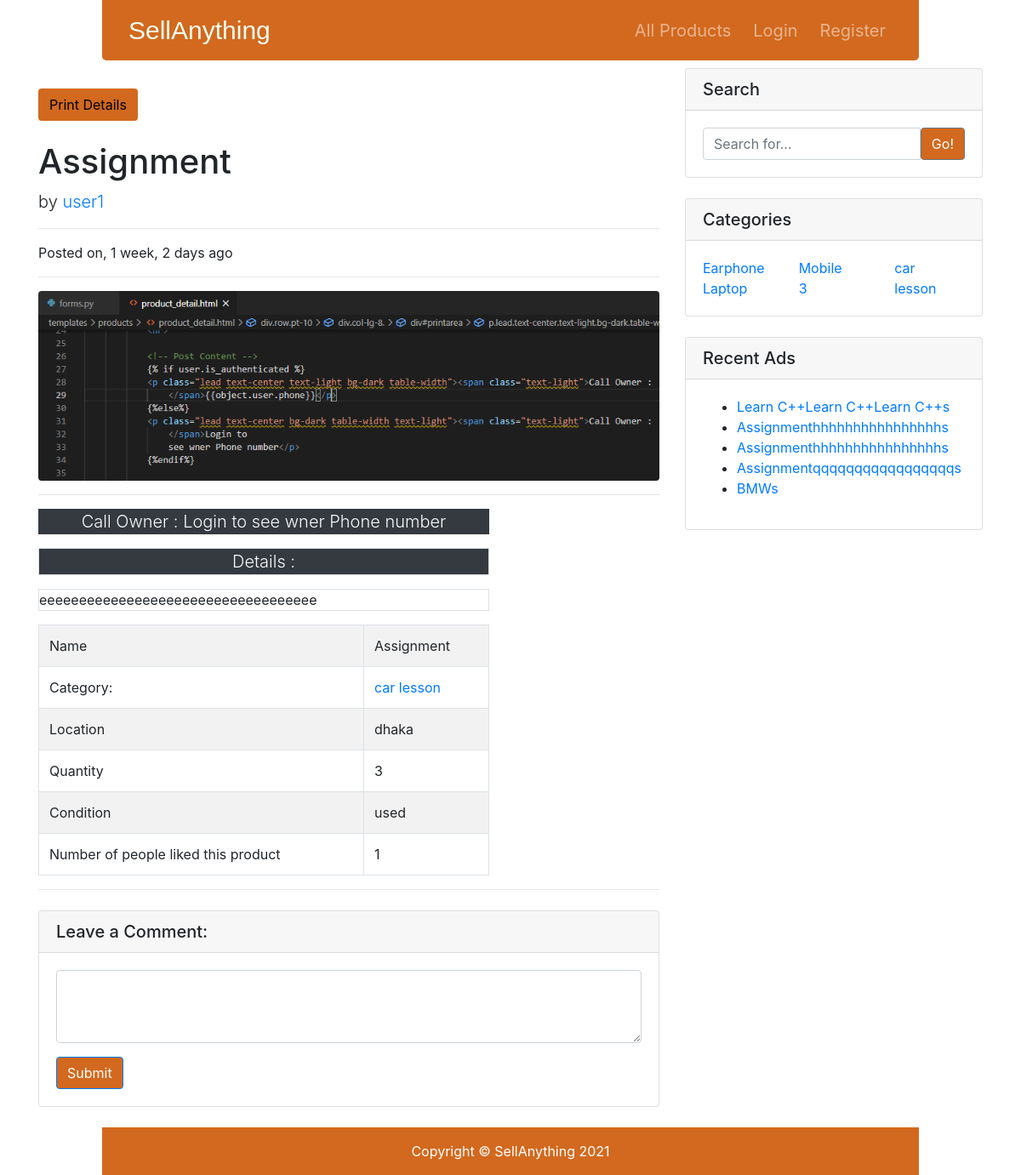
Page /assignment/ on the committed database.
### products/models.py (models this page shows, shortened)
class Product(models.Model):
    pCondition=[
        ('New','New'),
        ('Used','Used'),
    ]
    user = models.ForeignKey(User, on_delete=models.CASCADE)
    title = models.CharField(max_length=120)
    image = models.ImageField(upload_to='products/')
    categories = models.CharField(max_length=120)
    location = models.CharField(max_length=120)
    price = models.IntegerField()
    condition = models.CharField(max_length=10,choices=pCondition)
    quantity = models.PositiveIntegerField(default=1)
    details = models.TextField()
    slug = models.SlugField(unique=True, blank=True)
    likes = models.ManyToManyField(User, related_name='post_likes', blank=True)
    created_at = models.DateTimeField(auto_now_add=True)
    updated_at = models.DateTimeField(auto_now=True)
    is_published = models.BooleanField(default=False)
    def likes_count(self):
        return self.likes.count()
    def get_categories(self):
        cats = self.categories.split(',')
        return cats

### Core/models.py (models this page shows)
class User(AbstractBaseUser, PermissionsMixin):
    username = models.CharField(max_length=200, unique=True)
    email = models.EmailField(max_length=255, unique=True)
    first_name = models.CharField(max_length=100)
    last_name = models.CharField(max_length=100)
    phone = models.BigIntegerField(default=0, unique=True)
    is_active = models.BooleanField(default=True)
    is_staff = models.BooleanField(default=False)
    objects = UserManager()
    USERNAME_FIELD = 'username'

### products/views.py (the view, shortened to what this page needs)
# urls.py: path('<slug:slug>/', ProductDetailView.as_view(), name='detail'),
class ProductDetailView(DetailView):
    queryset = Product.objects.all()

### products/context_processor.py (called while the page is built)
def categories(request):
    cat_list = []
    all_cat = Product.objects.all()
    for cat in all_cat:
        name_list = cat.categories.split(',')
        for item in name_list:
            cat_list.append(item)
    cat_dict = {'categories': set(cat_list)}
    return cat_dict

def user_liked_products(request):
        products = Product.objects.filter(likes=request.user.id)
        return {'user_liked_products': products}

def recent_products(request):
    products = Product.objects.all().order_by('-created_at')[:5]
    return {'recent_products': products}

### templates/products/product_detail.html (shortened to what this page needs)
{% extends 'base.html' %}
{% load humanize %}
{% block content %}
<div class="row pt-10">
    <div class="col-lg-8 pt-5">
        <input class="btn  printbtn " type="button" value="Print Details" onclick="printDiv()">
        <div id="printarea">
            <h1 class="mt-4">{{ object.title }} </h1>
            <p class="lead">
                by
                <a href="/?seller={{ object.user }}">{{ object.user.username }}</a>
            </p>
            <hr>
            <p>Posted on, {{ object.created_at|naturaltime }}</p>
            <hr>
            <img class="img-fluid rounded" src="{{ object.image.url }}" alt="{{ object.title }}">
            <hr>
            {% if user.is_authenticated %}
            <p class="lead text-center text-light bg-dark table-width"><span class="text-light">Call Owner :
                </span>0{{object.user.phone}}</p>
            {%else%}
            <p class="lead text-center bg-dark table-width text-light"><span class="text-light">Call Owner :
                </span>Login to
                see wner Phone number</p>
            {%endif%}
            <p class="lead border text-light bg-dark text-center table-width">Details :</p>
            <p class="border table-width">{{ object.details }}</p>
            <table class="table table-striped table-bordered table-width">
                <tbody>
                    <tr>
                        <td>Name</td>
                        <td>{{ object.title }}</td>
                    </tr>
                    <tr>
                        <td>Category:</td>
                        <td>
                            {% for cat in object.get_categories %}
                            <a href="/?cat={{ cat }}">{{ cat }}</a>
                            {% endfor %}
                        </td>
                    </tr>
                    <tr>
                        <td>Location</td>
                        <td>{{ object.location }}</td>
                    </tr>
                    <tr>
                        <td>Quantity</td>
                        <td>{{ object.quantity }}</td>
                    </tr>
                    <tr>
                        <td>Condition</td>
                        <td>{{ object.condition }}</td>
                    </tr>
                    <tr>
                        <td>Number of people liked this product</td>
                        <td>{{ object.likes_count }}</td>
                    </tr>
                </tbody>
            </table>
        </div>
        <hr>
        <div class="card my-4">
            <h5 class="card-header">Leave a Comment:</h5>
            <div class="card-body">
                <form action="." method="POST">
                    <div class="form-group">
                        <textarea name="comment" class="form-control" rows="3" required></textarea>
                    </div>
                    <button type="submit" class="btn btn-primary">Submit</button>
                </form>
            </div>
        </div>
    </div>
    {% endblock content %}

### templates/partials/_widgets.html (shortened to what this page needs)
<div class="col-md-4">
    <div class="card my-4">
        <h5 class="card-header">Search</h5>
        <div class="card-body">
            <form action="{% url 'home' %}" method="get">
                <div class="input-group">
                    <input type="search" name='q' class="form-control" placeholder="Search for..." value="{{ request.GET.q }}" required>
                    <span class="input-group-btn">
                        <button class="btn btn-secondary" type="submit">Go!</button>
                    </span>
                </div>
            </form>
        </div>
    </div>
    <div class="card my-4">
        <h5 class="card-header">Categories</h5>
        <div class="card-body">
            <div class="row">
                {% for cat in categories %}
                <div class="col-md-4">
                <a href="{% url 'home' %}?q={{ request.GET.q }}&cat={{ cat }}">{{ cat }}</a>
                </div>
                {% endfor %}
            </div>
        </div>
    </div>
    <div class="card my-4">
        <h5 class="card-header">Recent Ads</h5>
        <div class="card-body">
            <ul>
                {% for post in recent_products %}
                <li><a href="/{{ post.slug }}">{{ post.title }}s</a></li>
                {% endfor %}
            </ul>
        </div>
    </div>
</div>
</div>

### static/products/css/style.css (style rules this page uses)
body { padding-top: 56px; }
.table-width { width: 530px !important; }
.printbtn { background-color: #ecf02c !important; color: black !important; }
.navbar,.btn,.footer { background-color: chocolate !important; }

### rows in the picture
Product: title "Assignment", user.username "user1", created_at "1 week, 2 days ago", image (picture), details "eeeeeeeeeeeeeeeeeeeeeeeeeeeeeeeeeee", location "dhaka", quantity "3", condition "used", likes_count "1"
Product: categories "Earphone", title "Assignmenthhhhhhhhhhhhhhhh"
Product: categories "Mobile"
Product: categories "Laptop"
Product: title "Learn C++Learn C++Learn C++"
Product: title "Assignmenthhhhhhhhhhhhhhhh"
Product: title "Assignmentqqqqqqqqqqqqqqqqq"
Product: title "BMW"

### other values in the picture
{{ cat }} "car" "lesson"
{{ cat }} "car" "3" "lesson"
